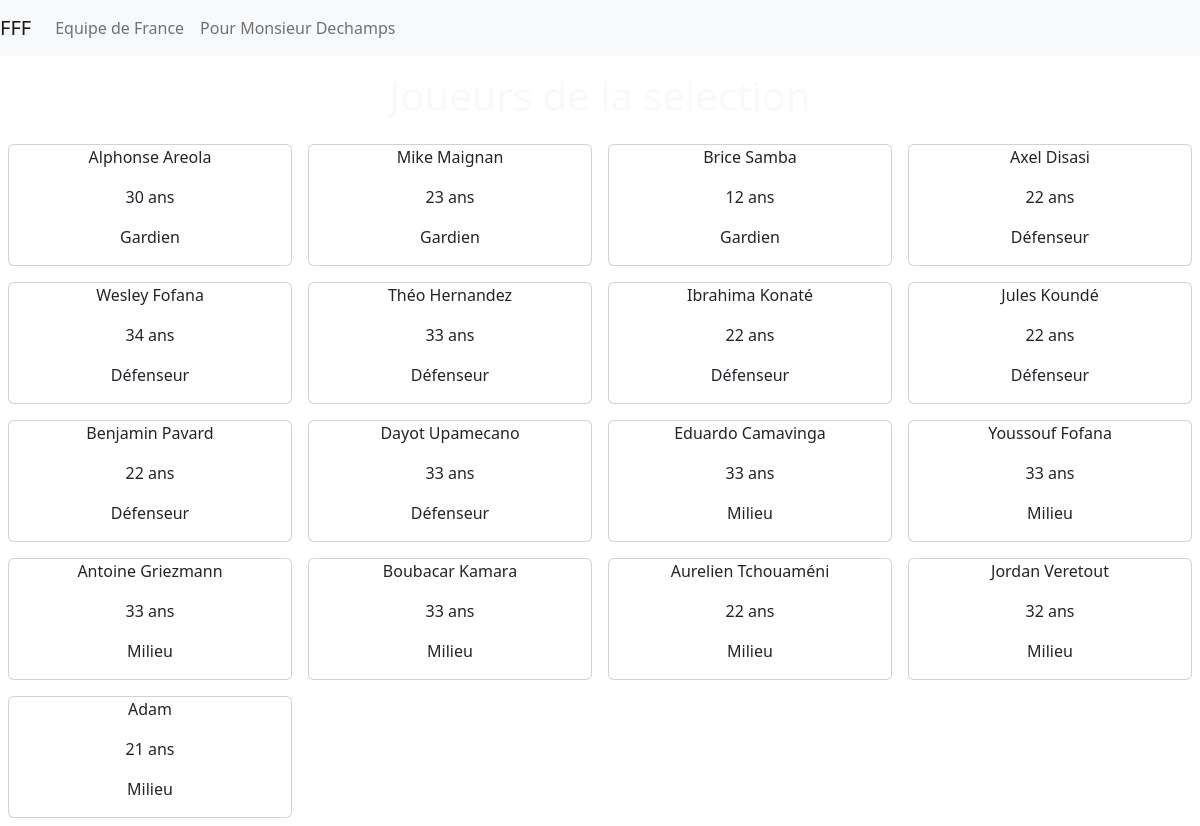
The page / on the database its author committed.
### tables this page shows
CREATE TABLE IF NOT EXISTS `selection` (
  `id` int NOT NULL AUTO_INCREMENT,
  `name` varchar(250) NOT NULL,
  `poste` varchar(250) NOT NULL,
  `age` int NOT NULL,
  PRIMARY KEY (`id`)
);

### index.php (the view, shortened to what this page needs)
<?php
include("utils/connectDB.php");
$requete = $pdo->prepare("SELECT * from selection;");
$requete->execute();
$joueurs = $requete->fetchAll();
include("parts/header.php");
?>
    <div class="d-flex flex-wrap ">
        <?php
        foreach ($joueurs as $joueur) {
            ?>
            <div class="col-3 p-2">
                <div class="card text-center">
                    <p><?php echo $joueur["name"] ?></p>
                    <p><?php echo $joueur["age"] ?> ans</p>
                    <p><?php echo $joueur["poste"] ?></p>
                </div>
            </div>
        <?php
        }
        ?>
    </div>
<?php
include("parts/footer.php")
?>

### parts/header.php (shortened to what this page needs)
<!DOCTYPE html>
<html lang="fr">
<head>
    <link rel="stylesheet" href="https://cdn.jsdelivr.net/npm/bootstrap@5.2.3/dist/css/bootstrap.min.css"
>
</head>
<body>
<nav class="navbar navbar-expand-lg navbar-light bg-light">
    <a class="navbar-brand" href="index.php">FFF</a>
    <div class="collapse navbar-collapse" id="navbarNavAltMarkup">
        <div class="navbar-nav">
            <a class="nav-item nav-link" href="index.php">Equipe de France</a>
            <a class="nav-item nav-link" href="login.php">Pour Monsieur Dechamps</a>
        </div>
    </div>
</nav>
<h1 class="text-light text-center my-3"><?php echo isset($title) ? $title : "Site de la Fédération Francais de Foot" ?></h1>

### rows shown on the page
selection: name "Alphonse Areola", age "30", poste "Gardien"
selection: name "Mike Maignan", age "23", poste "Gardien"
selection: name "Brice Samba", age "12", poste "Gardien"
selection: name "Axel Disasi", age "22", poste "Défenseur"
selection: name "Wesley Fofana", age "34", poste "Défenseur"
selection: name "Théo Hernandez", age "33", poste "Défenseur"
selection: name "Ibrahima Konaté", age "22", poste "Défenseur"
selection: name "Jules Koundé", age "22", poste "Défenseur"
selection: name "Benjamin Pavard", age "22", poste "Défenseur"
selection: name "Dayot Upamecano", age "33", poste "Défenseur"
selection: name "Eduardo Camavinga", age "33", poste "Milieu"
selection: name "Youssouf Fofana", age "33", poste "Milieu"
selection: name "Antoine Griezmann", age "33", poste "Milieu"
selection: name "Boubacar Kamara", age "33", poste "Milieu"
selection: name "Aurelien Tchouaméni", age "22", poste "Milieu"
selection: name "Jordan Veretout", age "32", poste "Milieu"
selection: name "Adam", age "21", poste "Milieu"
